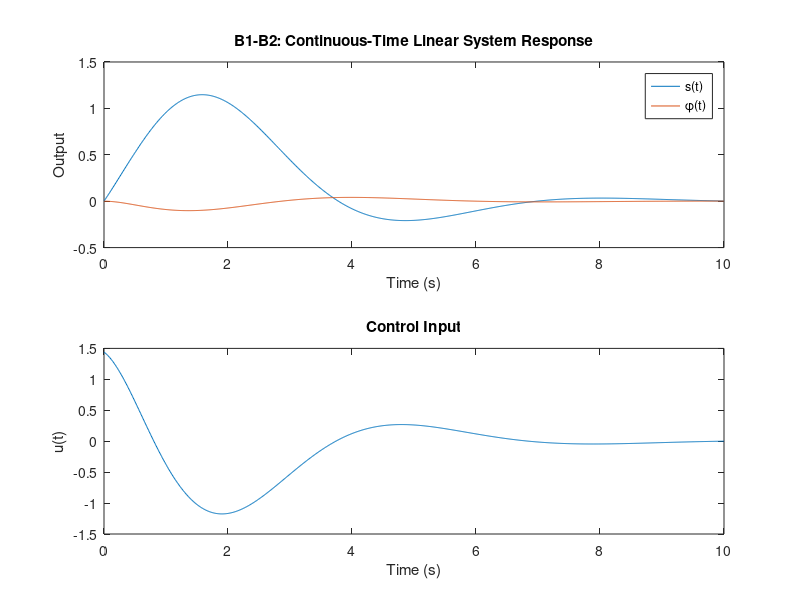

MATLAB code for this plot: (Note: this script raises an error after producing the figure.)
%%
% Digital Control Systems - Inverted Pendulum Control
% System parameters
M = 1;      % Mass (kg)
L = 0.842;  % Pendulum length (m)
F = 1;      % Friction coefficient
g = 9.8093; % Gravity acceleration (m/s^2)

% State variables:
% x = [s; ds; phi; dphi]
% where:
% s = cart position
% ds = cart velocity
% phi = pendulum angle
% dphi = pendulum angular velocity
% u = control input (force applied to cart)

%% A: Continuous-time system modeling
% Linearized system matrices
A = [0 1 0 0;
     0 -F/M 0 0;
     0 0 0 1;
     0 F/(M*L) g/L 0];
B = [0; 1/M; 0; -1/(M*L)];
C = [1 0 0 0;
     0 0 1 0];
D = [0; 0];

% State-space representation
sys = ss(A, B, C, D);

%% B1-B2: Continuous-time state feedback controller design
% Choose desired closed-loop poles
desired_poles = [-1+1i; -1-1i; -0.6+1i; -0.6-1i];
K = place(A, B, desired_poles);

% Closed-loop system
A_cl = A - B*K;
sys_cl = ss(A_cl, B, C, D);

% Simulation initial conditions
x0 = [0; 1; 0; 0]; % Initial state
t = 0:0.01:10;     % Time range

% Simulate closed-loop system
[y, t, x] = initial(sys_cl, x0, t);

% Calculate control input
u = -K*x';

% Plot results
figure;
subplot(2,1,1);
plot(t, y);
title('B1-B2: Continuous-Time Linear System Response');
xlabel('Time (s)');
ylabel('Output');
legend('s(t)', '\phi(t)');

subplot(2,1,2);
plot(t, u);
title('Control Input');
xlabel('Time (s)');
ylabel('u(t)');

%% B3: Simulate the non-linear system with the same controller K
tspan = [0 10];

% Simulation using ODE45
[t, x] = ode45(@(t, x) inverted_pendulum_dynamics(t, x, K), tspan, x0);

% Calculate control input for nonlinear system
u_nonlinear = zeros(length(t), 1);
for i = 1:length(t)
    u_nonlinear(i) = -K * x(i,:)';
end

% Plot results
figure;
subplot(3, 1, 1);
plot(t, x(:, 1));
title('B3: Nonlinear System - Position s(t)');
xlabel('Time (s)');
ylabel('Position (m)');

subplot(3, 1, 2);
plot(t, x(:, 3));
title('Angle \phi(t)');
xlabel('Time (s)');
ylabel('Angle (rad)');

subplot(3, 1, 3);
plot(t, u_nonlinear);
title('Control Input u(t)');
xlabel('Time (s)');
ylabel('Force (N)');

%% B4-B5: Effect of sampling time on system stability
Ts_stable = 0.1;   % Stable sampling time
Ts_unstable = 1.0; % Potentially unstable sampling time

% Discretize the closed-loop system with different sampling times
sysd_stable = c2d(sys_cl, Ts_stable);
sysd_unstable = c2d(sys_cl, Ts_unstable);

% Simulate discrete-time systems
t_stable = 0:Ts_stable:10;
t_unstable = 0:Ts_unstable:10;
[y_stable, t_stable] = initial(sysd_stable, x0, t_stable);
[y_unstable, t_unstable] = initial(sysd_unstable, x0, t_unstable);

% Plot results
figure;
subplot(2,1,1);
stairs(t_stable, y_stable);
title('B4: Discrete-Time System with T_s = 0.1s');
xlabel('Time (s)');
ylabel('Output');
legend('s(t)', '\phi(t)');

subplot(2,1,2);
stairs(t_unstable, y_unstable);
title('B5: Discrete-Time System with T_s = 1.0s');
xlabel('Time (s)');
ylabel('Output');
legend('s(t)', '\phi(t)');

%% B6: Calculate discrete-time state matrices
% Discretize the open-loop system with stable sampling time
sysd = c2d(ss(A, B, C, D), Ts_stable);
Ad = sysd.A;
Bd = sysd.B;
Cd = sysd.C;
Dd = sysd.D;

% Display discrete-time matrices
disp('B6: Discrete-time state matrices:');
disp('Ad = ');
disp(Ad);
disp('Bd = ');
disp(Bd);

%% B7: Design discrete-time state feedback controller
% Choose desired discrete-time poles
% Map continuous poles to discrete domain
desired_poles_d = exp(Ts_stable * desired_poles);
Kd = place(Ad, Bd, desired_poles_d);

% Display discrete controller gain
disp('B7: Discrete-time controller gain:');
disp('Kd = ');
disp(Kd);

%% B8: Correct implementation of discrete-time control for nonlinear system
% Simulation parameters
T_total = 10;
N_steps = T_total / Ts_stable;
x_discrete = zeros(4, N_steps+1);
x_discrete(:,1) = x0;
u_discrete = zeros(1, N_steps);

% Discrete-time simulation using zero-order hold
for k = 1:N_steps
    % Calculate control input
    u_discrete(k) = -Kd * x_discrete(:, k);
    
    % Simulate one step of continuous system with constant input
    [~, x_temp] = ode45(@(t, x) inverted_pendulum_dynamics_zoh(t, x, u_discrete(k)), ...
                        [0 Ts_stable], x_discrete(:, k));
    
    % Update state for next step
    x_discrete(:, k+1) = x_temp(end, :)';
end

% Plot results
t_discrete = 0:Ts_stable:T_total;
figure;
subplot(2,1,1);
plot(t_discrete, x_discrete(1,:), 'b', t_discrete, x_discrete(3,:), 'r');
title('B8: Discrete-Time Control of Nonlinear System');
xlabel('Time (s)');
ylabel('State');
legend('s(t)', '\phi(t)');

subplot(2,1,2);
stairs(t_discrete(1:end-1), u_discrete);
title('Discrete Control Input u(k)');
xlabel('Time (s)');
ylabel('u(k)');

%% B9-B10: LQR optimal control design
% Initial condition for LQR test
x0_lqr = [-0.2; 0; 0.1; 0];

% LQR weights
Q = diag([100, 1, 100, 1]); % Higher penalty on position and angle
R = 1;                      % Control input weight

% Calculate LQR optimal gain
K_lqr = dlqr(Ad, Bd, Q, R);

% Display LQR gain
disp('B9: LQR controller gain:');
disp('K_lqr = ');
disp(K_lqr);

% Simulation parameters
x_lqr = zeros(4, N_steps+1);
x_lqr(:,1) = x0_lqr;
u_lqr = zeros(1, N_steps);

% Discrete-time simulation with LQR control
for k = 1:N_steps
    % Calculate LQR control input
    u_lqr(k) = -K_lqr * x_lqr(:, k);
    
    % Simulate one step of continuous system with constant input
    [~, x_temp] = ode45(@(t, x) inverted_pendulum_dynamics_zoh(t, x, u_lqr(k)), ...
                        [0 Ts_stable], x_lqr(:, k));
    
    % Update state for next step
    x_lqr(:, k+1) = x_temp(end, :)';
end

% Plot results
figure;
subplot(2,1,1);
plot(t_discrete, x_lqr(1,:), 'b', t_discrete, x_lqr(3,:), 'r');
title('B10: LQR Control of Nonlinear System');
xlabel('Time (s)');
ylabel('State');
legend('s(t)', '\phi(t)');

subplot(2,1,2);
stairs(t_discrete(1:end-1), u_lqr);
title('LQR Control Input u(k)');
xlabel('Time (s)');
ylabel('u(k)');

%% B11: Compare pole placement and LQR controllers
figure;
subplot(2,2,1);
plot(t_discrete, x_discrete(1,:));
title('Pole Placement: Position s(t)');
xlabel('Time (s)');
ylabel('Position (m)');

subplot(2,2,2);
plot(t_discrete, x_discrete(3,:));
title('Pole Placement: Angle \phi(t)');
xlabel('Time (s)');
ylabel('Angle (rad)');

subplot(2,2,3);
plot(t_discrete, x_lqr(1,:));
title('LQR: Position s(t)');
xlabel('Time (s)');
ylabel('Position (m)');

subplot(2,2,4);
plot(t_discrete, x_lqr(3,:));
title('LQR: Angle \phi(t)');
xlabel('Time (s)');
ylabel('Angle (rad)');

%% C: System analysis - Reachability and Observability
% Reachability matrix
reachability_matrix = ctrb(A, B);

% Check reachability
if rank(reachability_matrix) == size(A, 1)
    disp('C1: The pair (A, B) is reachable.');
else
    disp('C1: The pair (A, B) is not reachable.');
end

% Observability matrix
observability_matrix = obsv(A, C);

% Check observability
if rank(observability_matrix) == size(A, 1)
    disp('C2: The pair (A, C) is observable.');
else
    disp('C2: The pair (A, C) is not observable.');
end

% Discrete-time reachability and observability
reachability_matrix_d = ctrb(Ad, Bd);
if rank(reachability_matrix_d) == size(Ad, 1)
    disp('C3: The discrete-time pair (Ad, Bd) is reachable.');
else
    disp('C3: The discrete-time pair (Ad, Bd) is not reachable.');
end

observability_matrix_d = obsv(Ad, Cd);
if rank(observability_matrix_d) == size(Ad, 1)
    disp('C4: The discrete-time pair (Ad, Cd) is observable.');
else
    disp('C4: The discrete-time pair (Ad, Cd) is not observable.');
end

%% Functions

% Continuous-time nonlinear inverted pendulum dynamics
function dx = inverted_pendulum_dynamics(t, x, K)
    % System parameters
    M = 1;
    L = 0.842;
    F = 1;
    g = 9.8093;

    % State variables
    s = x(1);
    ds = x(2);
    phi = x(3);
    dphi = x(4);

    % Control input
    u = -K * x;

    % State equations
    dx = [ds;
          (u - F*ds) / M;
          dphi;
          (g*sin(phi))/L - (1/L)*((u - F*ds)/M)*cos(phi)];
end

% Nonlinear inverted pendulum dynamics with zero-order hold input
function dx = inverted_pendulum_dynamics_zoh(t, x, u)
    % System parameters
    M = 1;
    L = 0.842;
    F = 1;
    g = 9.8093;

    % State variables
    s = x(1);
    ds = x(2);
    phi = x(3);
    dphi = x(4);

    % State equations with constant input u
    dx = [ds;
          (u - F*ds) / M;
          dphi;
          (g*sin(phi))/L - (1/L)*((u - F*ds)/M)*cos(phi)];
end 